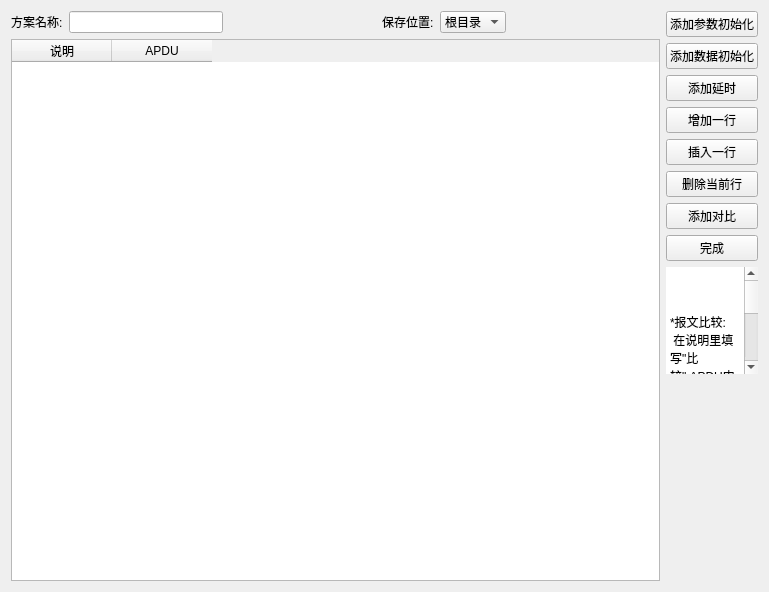
<?xml version="1.0" encoding="UTF-8"?>
<ui version="4.0">
 <class>MESSAGECOMPOSEForm</class>
 <widget class="QWidget" name="MESSAGECOMPOSEForm">
  <property name="geometry">
   <rect>
    <x>0</x>
    <y>0</y>
    <width>769</width>
    <height>592</height>
   </rect>
  </property>
  <property name="windowTitle">
   <string>添加方案</string>
  </property>
  <layout class="QHBoxLayout" name="horizontalLayout_2">
   <item>
    <layout class="QVBoxLayout" name="verticalLayout_2">
     <item>
      <layout class="QHBoxLayout" name="horizontalLayout">
       <item>
        <widget class="QLabel" name="label">
         <property name="text">
          <string>方案名称:</string>
         </property>
         <property name="buddy">
          <cstring>lineEdit</cstring>
         </property>
        </widget>
       </item>
       <item>
        <widget class="QLineEdit" name="lineEdit">
         <property name="sizePolicy">
          <sizepolicy hsizetype="MinimumExpanding" vsizetype="Fixed">
           <horstretch>0</horstretch>
           <verstretch>0</verstretch>
          </sizepolicy>
         </property>
        </widget>
       </item>
       <item>
        <spacer name="horizontalSpacer_2">
         <property name="orientation">
          <enum>Qt::Horizontal</enum>
         </property>
         <property name="sizeHint" stdset="0">
          <size>
           <width>40</width>
           <height>20</height>
          </size>
         </property>
        </spacer>
       </item>
       <item>
        <widget class="QLabel" name="label_2">
         <property name="text">
          <string>保存位置:</string>
         </property>
         <property name="buddy">
          <cstring>lineEdit</cstring>
         </property>
        </widget>
       </item>
       <item>
        <widget class="QComboBox" name="comboBox">
         <item>
          <property name="text">
           <string>根目录</string>
          </property>
         </item>
        </widget>
       </item>
       <item>
        <spacer name="horizontalSpacer">
         <property name="orientation">
          <enum>Qt::Horizontal</enum>
         </property>
         <property name="sizeHint" stdset="0">
          <size>
           <width>40</width>
           <height>20</height>
          </size>
         </property>
        </spacer>
       </item>
      </layout>
     </item>
     <item>
      <widget class="QTableWidget" name="tableWidget">
       <property name="horizontalScrollBarPolicy">
        <enum>Qt::ScrollBarAlwaysOff</enum>
       </property>
       <property name="selectionMode">
        <enum>QAbstractItemView::NoSelection</enum>
       </property>
       <property name="rowCount">
        <number>0</number>
       </property>
       <attribute name="horizontalHeaderVisible">
        <bool>true</bool>
       </attribute>
       <attribute name="horizontalHeaderCascadingSectionResizes">
        <bool>false</bool>
       </attribute>
       <attribute name="verticalHeaderVisible">
        <bool>true</bool>
       </attribute>
       <column>
        <property name="text">
         <string>说明</string>
        </property>
        <property name="textAlignment">
         <set>AlignCenter</set>
        </property>
       </column>
       <column>
        <property name="text">
         <string>APDU</string>
        </property>
        <property name="textAlignment">
         <set>AlignCenter</set>
        </property>
       </column>
      </widget>
     </item>
    </layout>
   </item>
   <item>
    <layout class="QVBoxLayout" name="verticalLayout">
     <property name="topMargin">
      <number>0</number>
     </property>
     <property name="bottomMargin">
      <number>207</number>
     </property>
     <item>
      <widget class="QPushButton" name="pushButton_7">
       <property name="text">
        <string>添加参数初始化</string>
       </property>
      </widget>
     </item>
     <item>
      <widget class="QPushButton" name="pushButton_6">
       <property name="text">
        <string>添加数据初始化</string>
       </property>
      </widget>
     </item>
     <item>
      <widget class="QPushButton" name="pushButton">
       <property name="text">
        <string>添加延时</string>
       </property>
      </widget>
     </item>
     <item>
      <widget class="QPushButton" name="pushButton_5">
       <property name="text">
        <string>增加一行</string>
       </property>
      </widget>
     </item>
     <item>
      <widget class="QPushButton" name="pushButton_2">
       <property name="text">
        <string>插入一行</string>
       </property>
      </widget>
     </item>
     <item>
      <widget class="QPushButton" name="pushButton_3">
       <property name="text">
        <string>删除当前行</string>
       </property>
      </widget>
     </item>
     <item>
      <widget class="QPushButton" name="pushButton_8">
       <property name="text">
        <string>添加对比</string>
       </property>
      </widget>
     </item>
     <item>
      <widget class="QPushButton" name="pushButton_4">
       <property name="text">
        <string>完成</string>
       </property>
      </widget>
     </item>
     <item>
      <widget class="QTextEdit" name="textEdit">
       <property name="sizePolicy">
        <sizepolicy hsizetype="Ignored" vsizetype="Maximum">
         <horstretch>0</horstretch>
         <verstretch>19</verstretch>
        </sizepolicy>
       </property>
       <property name="minimumSize">
        <size>
         <width>0</width>
         <height>20</height>
        </size>
       </property>
       <property name="sizeIncrement">
        <size>
         <width>1</width>
         <height>23</height>
        </size>
       </property>
       <property name="baseSize">
        <size>
         <width>0</width>
         <height>15</height>
        </size>
       </property>
       <property name="font">
        <font>
         <kerning>false</kerning>
        </font>
       </property>
       <property name="mouseTracking">
        <bool>false</bool>
       </property>
       <property name="tabletTracking">
        <bool>false</bool>
       </property>
       <property name="focusPolicy">
        <enum>Qt::NoFocus</enum>
       </property>
       <property name="contextMenuPolicy">
        <enum>Qt::NoContextMenu</enum>
       </property>
       <property name="acceptDrops">
        <bool>false</bool>
       </property>
       <property name="autoFillBackground">
        <bool>true</bool>
       </property>
       <property name="frameShape">
        <enum>QFrame::NoFrame</enum>
       </property>
       <property name="frameShadow">
        <enum>QFrame::Plain</enum>
       </property>
       <property name="readOnly">
        <bool>true</bool>
       </property>
       <property name="html">
        <string>&lt;!DOCTYPE HTML PUBLIC &quot;-//W3C//DTD HTML 4.0//EN&quot; &quot;http://www.w3.org/TR/REC-html40/strict.dtd&quot;&gt;
&lt;html&gt;&lt;head&gt;&lt;meta name=&quot;qrichtext&quot; content=&quot;1&quot; /&gt;&lt;style type=&quot;text/css&quot;&gt;
p, li { white-space: pre-wrap; }
&lt;/style&gt;&lt;/head&gt;&lt;body style=&quot; font-family:'SimSun'; font-size:9pt; font-weight:400; font-style:normal;&quot;&gt;
&lt;p style=&quot; margin-top:0px; margin-bottom:0px; margin-left:0px; margin-right:0px; -qt-block-indent:0; text-indent:0px;&quot;&gt;&lt;span style=&quot; font-family:'SimSun';&quot;&gt;                                    &lt;/span&gt;&lt;/p&gt;
&lt;p style=&quot; margin-top:0px; margin-bottom:0px; margin-left:0px; margin-right:0px; -qt-block-indent:0; text-indent:0px;&quot;&gt;&lt;span style=&quot; font-family:'SimSun';&quot;&gt;                                     &lt;/span&gt;&lt;/p&gt;
&lt;p style=&quot; margin-top:0px; margin-bottom:0px; margin-left:0px; margin-right:0px; -qt-block-indent:0; text-indent:0px;&quot;&gt;&lt;span style=&quot; font-family:'SimSun';&quot;&gt;                                     &lt;/span&gt;&lt;/p&gt;
&lt;p style=&quot; margin-top:0px; margin-bottom:0px; margin-left:0px; margin-right:0px; -qt-block-indent:0; text-indent:0px;&quot;&gt;&lt;span style=&quot; font-family:'SimSun';&quot;&gt;*报文比较:                                     &lt;/span&gt;&lt;/p&gt;
&lt;p style=&quot; margin-top:0px; margin-bottom:0px; margin-left:0px; margin-right:0px; -qt-block-indent:0; text-indent:0px;&quot;&gt;&lt;span style=&quot; font-family:'SimSun';&quot;&gt; 在说明里填写&amp;quot;比较&amp;quot;,APDU内放置要对比上一条的返回结果                                                                        &lt;/span&gt;&lt;/p&gt;
&lt;p style=&quot; margin-top:0px; margin-bottom:0px; margin-left:0px; margin-right:0px; -qt-block-indent:0; text-indent:0px;&quot;&gt;&lt;span style=&quot; font-family:'SimSun';&quot;&gt;                                     &lt;/span&gt;&lt;/p&gt;
&lt;p style=&quot; margin-top:0px; margin-bottom:0px; margin-left:0px; margin-right:0px; -qt-block-indent:0; text-indent:0px;&quot;&gt;&lt;span style=&quot; font-family:'SimSun';&quot;&gt;*注意:                                     &lt;/span&gt;&lt;/p&gt;
&lt;p style=&quot; margin-top:0px; margin-bottom:0px; margin-left:0px; margin-right:0px; -qt-block-indent:0; text-indent:0px;&quot;&gt;&lt;span style=&quot; font-family:'SimSun';&quot;&gt; 说明不可包含&amp;quot;延时&amp;quot;&amp;quot;比较&amp;quot;等字样                                    &lt;/span&gt;                                &lt;/p&gt;&lt;/body&gt;&lt;/html&gt;</string>
       </property>
       <property name="acceptRichText">
        <bool>false</bool>
       </property>
       <property name="cursorWidth">
        <number>0</number>
       </property>
       <property name="textInteractionFlags">
        <set>Qt::NoTextInteraction</set>
       </property>
      </widget>
     </item>
    </layout>
   </item>
  </layout>
 </widget>
 <resources/>
 <connections/>
</ui>
